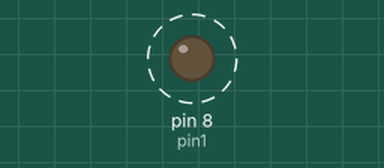
Bench run of a sketch on a simulated Arduino Uno, built with avr-gcc and run on an emulated ATmega328P. On the bench: output pins drawn as LEDs (lit = HIGH). Dashed ring = blinking.

Above: at 0.05 s.
Timing chart, 0 to 3.0 s (numbered marks = the images above):
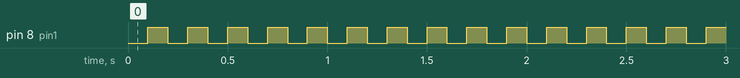

Measured:
- by itself, pin 8 (pin1): alternates HIGH for 0.10 s and LOW for 0.10 s

The sketch:

Relay1.ino
```cpp
#define interval 100
#define pin1 8
#define pin2 9

void setup() {
  Serial.begin(9600);
  pinMode(pin1, OUTPUT);
  digitalWrite(pin1, HIGH);

//  pinMode(pin2, OUTPUT);
//  digitalWrite(pin2, HIGH);
}

void loop() {


    digitalWrite(pin1, LOW);
    delay(interval);
    digitalWrite(pin1, HIGH);
    delay(interval);

//     digitalWrite(pin2, LOW);
//    delay(interval);
//    digitalWrite(pin2, HIGH);
//    delay(interval);


}
```
